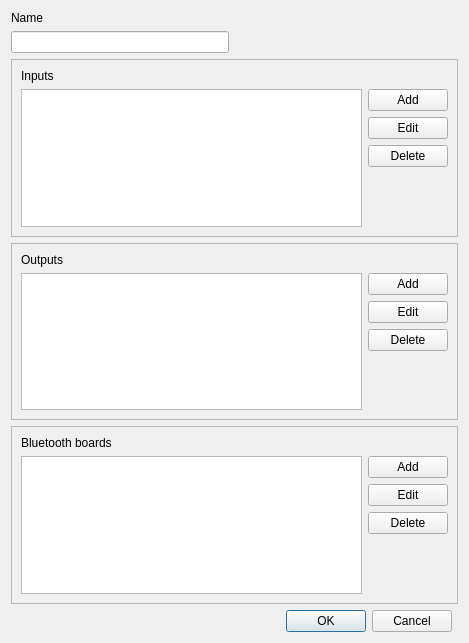
<?xml version="1.0" encoding="UTF-8"?>
<ui version="4.0">
 <class>ConfigDialog</class>
 <widget class="QDialog" name="ConfigDialog">
  <property name="geometry">
   <rect>
    <x>0</x>
    <y>0</y>
    <width>469</width>
    <height>643</height>
   </rect>
  </property>
  <property name="windowTitle">
   <string>Config Editor</string>
  </property>
  <layout class="QVBoxLayout" name="verticalLayout">
   <item>
    <layout class="QGridLayout" name="gridLayout">
     <item row="2" column="0" colspan="3">
      <widget class="QFrame" name="frame">
       <property name="frameShape">
        <enum>QFrame::StyledPanel</enum>
       </property>
       <property name="frameShadow">
        <enum>QFrame::Raised</enum>
       </property>
       <layout class="QVBoxLayout" name="verticalLayout_2">
        <item>
         <layout class="QGridLayout" name="gridLayout_2">
          <item row="3" column="2">
           <widget class="QPushButton" name="buttonDeleteInput">
            <property name="text">
             <string>Delete</string>
            </property>
           </widget>
          </item>
          <item row="1" column="2">
           <widget class="QPushButton" name="buttonAddInput">
            <property name="sizePolicy">
             <sizepolicy hsizetype="Fixed" vsizetype="Fixed">
              <horstretch>0</horstretch>
              <verstretch>0</verstretch>
             </sizepolicy>
            </property>
            <property name="text">
             <string>Add</string>
            </property>
           </widget>
          </item>
          <item row="2" column="2">
           <widget class="QPushButton" name="buttonEditInput">
            <property name="text">
             <string>Edit</string>
            </property>
           </widget>
          </item>
          <item row="0" column="0" colspan="3">
           <widget class="QLabel" name="label_3">
            <property name="sizePolicy">
             <sizepolicy hsizetype="Preferred" vsizetype="Fixed">
              <horstretch>0</horstretch>
              <verstretch>0</verstretch>
             </sizepolicy>
            </property>
            <property name="text">
             <string>Inputs</string>
            </property>
           </widget>
          </item>
          <item row="4" column="2">
           <spacer name="verticalSpacer">
            <property name="orientation">
             <enum>Qt::Vertical</enum>
            </property>
            <property name="sizeHint" stdset="0">
             <size>
              <width>20</width>
              <height>40</height>
             </size>
            </property>
           </spacer>
          </item>
          <item row="1" column="0" rowspan="4" colspan="2">
           <widget class="QTableView" name="tableInputs">
            <property name="sizePolicy">
             <sizepolicy hsizetype="Expanding" vsizetype="Expanding">
              <horstretch>0</horstretch>
              <verstretch>0</verstretch>
             </sizepolicy>
            </property>
            <property name="selectionMode">
             <enum>QAbstractItemView::SingleSelection</enum>
            </property>
            <property name="selectionBehavior">
             <enum>QAbstractItemView::SelectRows</enum>
            </property>
           </widget>
          </item>
         </layout>
        </item>
       </layout>
      </widget>
     </item>
     <item row="0" column="0">
      <widget class="QLabel" name="label_4">
       <property name="text">
        <string>Name</string>
       </property>
      </widget>
     </item>
     <item row="1" column="0">
      <widget class="QLineEdit" name="editName"/>
     </item>
     <item row="3" column="0" colspan="3">
      <widget class="QFrame" name="frame_2">
       <property name="frameShape">
        <enum>QFrame::StyledPanel</enum>
       </property>
       <property name="frameShadow">
        <enum>QFrame::Raised</enum>
       </property>
       <layout class="QVBoxLayout" name="verticalLayout_3">
        <item>
         <layout class="QGridLayout" name="gridLayout_3">
          <item row="3" column="2">
           <widget class="QPushButton" name="buttonDeleteOutput">
            <property name="text">
             <string>Delete</string>
            </property>
           </widget>
          </item>
          <item row="0" column="0" colspan="3">
           <widget class="QLabel" name="label_2">
            <property name="sizePolicy">
             <sizepolicy hsizetype="Preferred" vsizetype="Fixed">
              <horstretch>0</horstretch>
              <verstretch>0</verstretch>
             </sizepolicy>
            </property>
            <property name="text">
             <string>Outputs</string>
            </property>
           </widget>
          </item>
          <item row="1" column="2">
           <widget class="QPushButton" name="buttonAddOutput">
            <property name="sizePolicy">
             <sizepolicy hsizetype="Fixed" vsizetype="Fixed">
              <horstretch>0</horstretch>
              <verstretch>0</verstretch>
             </sizepolicy>
            </property>
            <property name="text">
             <string>Add</string>
            </property>
           </widget>
          </item>
          <item row="2" column="2">
           <widget class="QPushButton" name="buttonEditOutput">
            <property name="text">
             <string>Edit</string>
            </property>
           </widget>
          </item>
          <item row="4" column="2">
           <spacer name="verticalSpacer_2">
            <property name="orientation">
             <enum>Qt::Vertical</enum>
            </property>
            <property name="sizeHint" stdset="0">
             <size>
              <width>20</width>
              <height>40</height>
             </size>
            </property>
           </spacer>
          </item>
          <item row="1" column="0" rowspan="4" colspan="2">
           <widget class="QTableView" name="tableOutputs">
            <property name="sizePolicy">
             <sizepolicy hsizetype="Expanding" vsizetype="Expanding">
              <horstretch>0</horstretch>
              <verstretch>0</verstretch>
             </sizepolicy>
            </property>
            <property name="selectionMode">
             <enum>QAbstractItemView::SingleSelection</enum>
            </property>
            <property name="selectionBehavior">
             <enum>QAbstractItemView::SelectRows</enum>
            </property>
           </widget>
          </item>
         </layout>
        </item>
       </layout>
      </widget>
     </item>
     <item row="1" column="1">
      <spacer name="horizontalSpacer_2">
       <property name="orientation">
        <enum>Qt::Horizontal</enum>
       </property>
       <property name="sizeHint" stdset="0">
        <size>
         <width>40</width>
         <height>20</height>
        </size>
       </property>
      </spacer>
     </item>
     <item row="4" column="0" colspan="3">
      <widget class="QFrame" name="frame_3">
       <property name="frameShape">
        <enum>QFrame::StyledPanel</enum>
       </property>
       <property name="frameShadow">
        <enum>QFrame::Raised</enum>
       </property>
       <layout class="QVBoxLayout" name="verticalLayout_4">
        <item>
         <layout class="QGridLayout" name="gridLayout_5">
          <item row="0" column="0" colspan="3">
           <widget class="QLabel" name="label">
            <property name="sizePolicy">
             <sizepolicy hsizetype="Preferred" vsizetype="Fixed">
              <horstretch>0</horstretch>
              <verstretch>0</verstretch>
             </sizepolicy>
            </property>
            <property name="text">
             <string>Bluetooth boards</string>
            </property>
           </widget>
          </item>
          <item row="4" column="2">
           <spacer name="verticalSpacer_3">
            <property name="orientation">
             <enum>Qt::Vertical</enum>
            </property>
            <property name="sizeHint" stdset="0">
             <size>
              <width>20</width>
              <height>40</height>
             </size>
            </property>
           </spacer>
          </item>
          <item row="2" column="2">
           <widget class="QPushButton" name="buttonEditBt">
            <property name="text">
             <string>Edit</string>
            </property>
           </widget>
          </item>
          <item row="3" column="2">
           <widget class="QPushButton" name="buttonDeleteBt">
            <property name="text">
             <string>Delete</string>
            </property>
           </widget>
          </item>
          <item row="1" column="2">
           <widget class="QPushButton" name="buttonAddBt">
            <property name="sizePolicy">
             <sizepolicy hsizetype="Fixed" vsizetype="Fixed">
              <horstretch>0</horstretch>
              <verstretch>0</verstretch>
             </sizepolicy>
            </property>
            <property name="text">
             <string>Add</string>
            </property>
           </widget>
          </item>
          <item row="1" column="0" rowspan="4" colspan="2">
           <widget class="QTableView" name="tableBtBoards">
            <property name="sizePolicy">
             <sizepolicy hsizetype="Expanding" vsizetype="Expanding">
              <horstretch>0</horstretch>
              <verstretch>0</verstretch>
             </sizepolicy>
            </property>
            <property name="selectionMode">
             <enum>QAbstractItemView::SingleSelection</enum>
            </property>
            <property name="selectionBehavior">
             <enum>QAbstractItemView::SelectRows</enum>
            </property>
           </widget>
          </item>
         </layout>
        </item>
       </layout>
      </widget>
     </item>
     <item row="5" column="0" colspan="2">
      <widget class="QDialogButtonBox" name="buttonBox">
       <property name="standardButtons">
        <set>QDialogButtonBox::Cancel|QDialogButtonBox::Ok</set>
       </property>
      </widget>
     </item>
    </layout>
   </item>
  </layout>
 </widget>
 <resources/>
 <connections/>
</ui>
